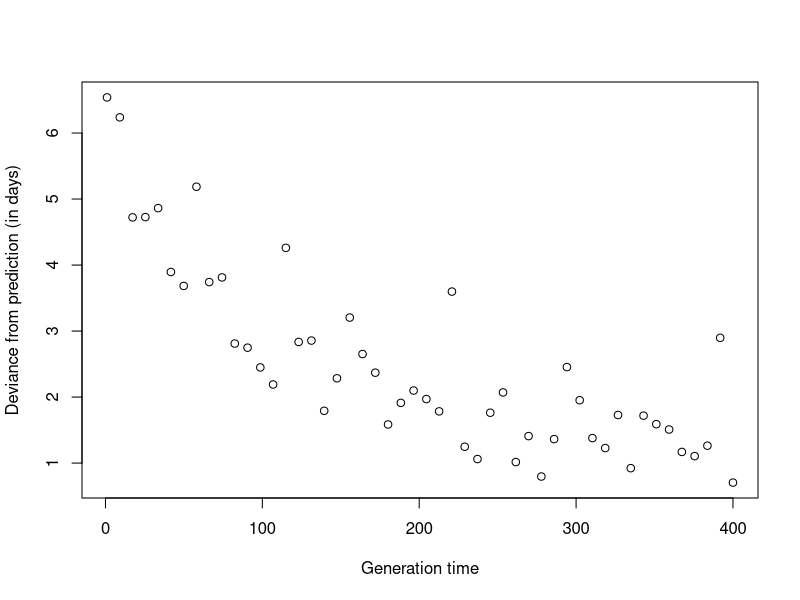

Recreate this plot in R.
## ---- chunk 1
x = seq(1,400,length=50)
y = 5*exp(-.009*x)+rlnorm(50,0,.7)
plot(x,y,xlab="Generation time",ylab="Deviance from prediction (in days)")
